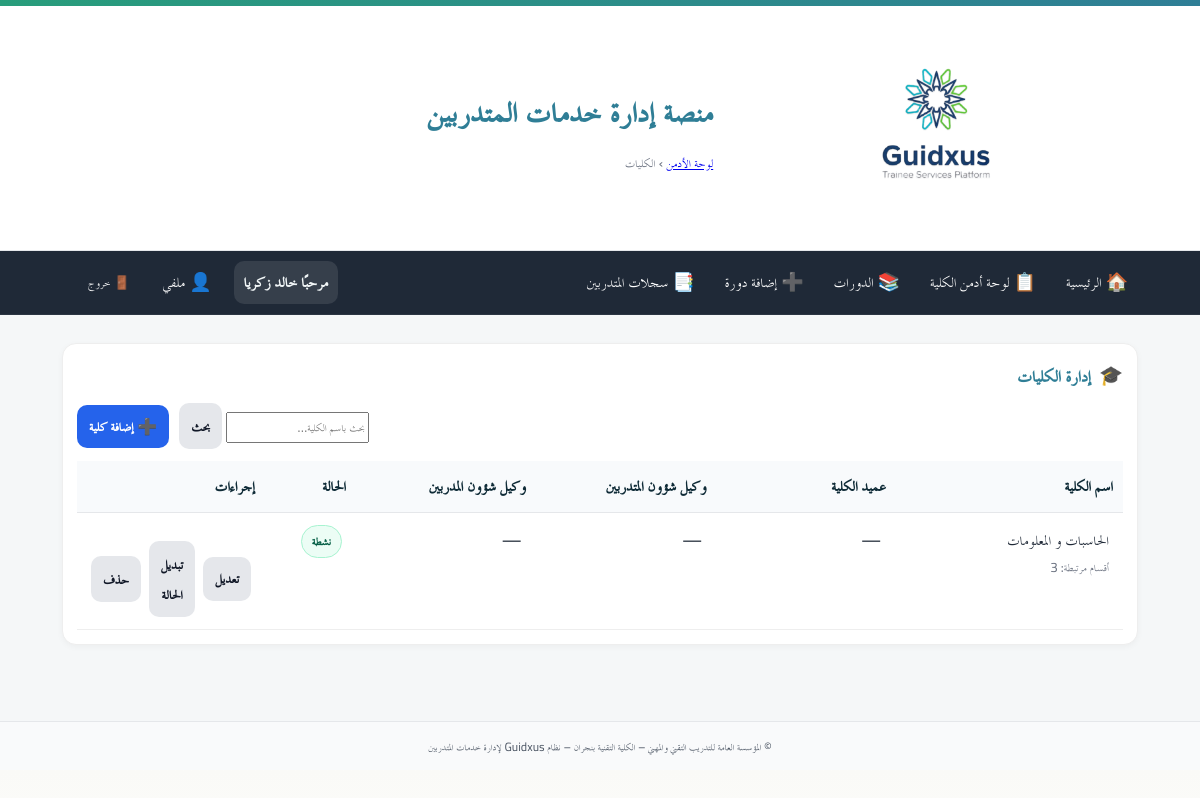
The app's page /admin/colleges/ (signed in) with its own data.
### app/models.py (models this page shows)
class User(Base):
    __tablename__ = "users"
    id = Column(Integer, primary_key=True, autoincrement=True)
    full_name = Column(String(255), nullable=False)
    username = Column(String(100), unique=True, nullable=False, index=True)
    password_hash = Column(String(255), nullable=False)
    is_admin = Column(Boolean, default=False, nullable=False)   # سوبر أدمن (صلاحيات كاملة)
    is_college_admin = Column(Boolean, default=False, nullable=False)  # أدمن كلية (صلاحيات في نطاق كلية واحدة)
    college_admin_college = Column(String(255), nullable=True)  # الكلية التي يديرها أدمن الكلية
    is_hod = Column(Boolean, default=False, nullable=False)      # رئيس قسم؟
    is_doc = Column(Boolean, default=False, nullable=False)      # 👈 طبيب الكلية (جديد)
    hod_college = Column(String(255), nullable=True)             # كلية رئيس القسم (إن وُجد)
    is_active = Column(Boolean, default=True, nullable=False)
    must_change_password = Column(Boolean, default=True, nullable=False)  # يجب تغيير كلمة المرور عند أول دخول
    created_at = Column(DateTime, server_default=func.now(), nullable=False)
    updated_at = Column(DateTime, onupdate=func.now())
    headed_departments = relationship(
        "Department",
        back_populates="head_user",
        foreign_keys="Department.head_user_id",
        lazy="selectin",
    )

class College(Base):
    __tablename__ = "colleges"
    id = Column(Integer, primary_key=True, index=True)
    name = Column(String(255), nullable=False)
    name_en = Column(String(255), nullable=True)                 # إنجليزي للطباعة
    name_print_ar = Column(String(255), nullable=True)           # عربي للطباعة (جديد)
    dean_name = Column(String(255), nullable=True)
    vp_students_name = Column(String(255), nullable=True)
    vp_trainers_name = Column(String(255), nullable=True)
    dean_sign_path = Column(Text, nullable=True)
    vp_students_sign_path = Column(Text, nullable=True)
    students_affairs_stamp_path = Column(Text, nullable=True)
    is_active = Column(Boolean, nullable=False, default=False)
    created_at = Column(DateTime, server_default=func.now(), nullable=False)
    updated_at = Column(DateTime, server_default=func.now(), onupdate=func.now(), nullable=False)

### app/routers/admin_colleges.py (the view)
@router.get("")
@router.get("/")
def colleges_list(
    request: Request,
    admin=Depends(require_admin),
    db: Session = Depends(get_db),
    q: Optional[str] = None,
):
    current_user = get_current_user(request, db)
    if current_user and current_user.is_college_admin and current_user.college_admin_college:
        db_items: List[College] = (
            db.query(College)
            .filter(College.name == current_user.college_admin_college)
            .order_by(College.name.asc())
            .all()
        )
    else:
        db_items: List[College] = db.query(College).order_by(College.name.asc()).all()
    existing_norm = {normalize(c.name): c for c in db_items}
    dept_names = get_distinct_dept_colleges_norm(db)
    items: List[dict] = []
    for c in db_items:
        items.append({
            "id": c.id,
            "name": c.name,
            "name_en": getattr(c, "name_en", None),
            "name_print_ar": getattr(c, "name_print_ar", None),
            "dean_name": c.dean_name,
            "vp_students_name": c.vp_students_name,
            "vp_trainers_name": c.vp_trainers_name,
            "is_active": bool(c.is_active),
            "is_virtual": False,
            "dean_sign_path": getattr(c, "dean_sign_path", None),
            "vp_students_sign_path": getattr(c, "vp_students_sign_path", None),
            "students_affairs_stamp_path": getattr(c, "students_affairs_stamp_path", None),
        })
    if not (current_user and current_user.is_college_admin):
        for name in dept_names:
            if name not in existing_norm:
                items.append({
                    "id": None,
                    "name": name,
                    "name_en": None,
                    "name_print_ar": None,
                    "dean_name": None,
                    "vp_students_name": None,
                    "vp_trainers_name": None,
                    "is_active": False,
                    "is_virtual": True,
                    "dean_sign_path": None,
                    "vp_students_sign_path": None,
                    "students_affairs_stamp_path": None,
                })
    if q:
        ql = q.strip()
        items = [it for it in items if ql in it["name"]]
    items.sort(key=lambda x: normalize(x["name"]))
    dep_counts_norm = deps_count_map_norm(db)
    return templates.TemplateResponse(
        "admin/colleges_list.html",
        {
            "request": request,
            "items": items,
            "q": q or "",
            "dep_counts_norm": dep_counts_norm,
            "error": None,
        },
    )

### app/templates/admin/colleges_list.html (shortened to what this page needs)
{% extends "base.html" %}
{% block breadcrumb %}
  <a href="/admin/">لوحة الأدمن</a> › <span>الكليات</span>
{% endblock %}
{% block content %}
<div class="card">
  <div class="card-head">
    <div class="card-icon">🎓</div>
    <h3>إدارة الكليات</h3>
  </div>
  <div class="toolbar">
    <form class="grow" method="get" action="/admin/colleges">
      <input type="search" name="q" value="{{ q }}" placeholder="بحث باسم الكلية…">
      <button class="btn btn-secondary" type="submit">بحث</button>
    </form>
    {% if not current_user or not current_user.is_college_admin %}
    <a class="btn btn-primary" href="/admin/colleges/new">➕ إضافة كلية</a>
    {% else %}
    <button class="btn btn-primary" disabled>➕ إضافة كلية</button>
    {% endif %}
  </div>
  <div class="table-wrap">
    <table class="tbl">
      <thead>
        <tr>
          <th style="width:24%">اسم الكلية</th>
          <th style="width:19%">عميد الكلية</th>
          <th style="width:19%">وكيل شؤون المتدربين</th>
          <th style="width:19%">وكيل شؤون المدربين</th>
          <th style="width:9%">الحالة</th>
          <th style="width:10%">إجراءات</th>
        </tr>
      </thead>
      <tbody>
        {% for c in items %}
        {% set norm = c.name.strip().split()|join(' ') %}
        <tr>
          <td>
            {{ c.name }}
            {% if dep_counts_norm.get(norm) %}
              <div class="muted" style="font-size:.85rem">أقسام مرتبطة: {{ dep_counts_norm.get(norm) }}</div>
            {% endif %}
          </td>
          <td>{{ c.dean_name or '—' }}</td>
          <td>{{ c.vp_students_name or '—' }}</td>
          <td>{{ c.vp_trainers_name or '—' }}</td>
          <td>
            {% if not c.is_virtual and c.is_active %}
              <span class="badge badge-on">نشطة</span>
            {% else %}
              <span class="badge badge-off">{{ 'غير نشطة' if not c.is_virtual else 'غير مُسجّلة' }}</span>
            {% endif %}
          </td>
          <td class="actions">
            {% if c.is_virtual %}
              <a class="btn btn-secondary" href="/admin/colleges/new?name={{ c.name | urlencode }}">إكمال البيانات</a>
            {% else %}
              <a class="btn btn-secondary" href="/admin/colleges/{{ c.id }}/edit">تعديل</a>
              <form method="post" action="/admin/colleges/{{ c.id }}/toggle" style="display:inline">
                <button class="btn btn-secondary" type="submit">تبديل الحالة</button>
              </form>
              <form method="post" action="/admin/colleges/{{ c.id }}/delete" style="display:inline" onsubmit="return confirm('سيتم حذف الكلية نهائيًا. متابعة؟')">
                <button class="btn btn-secondary" type="submit">حذف</button>
              </form>
            {% endif %}
          </td>
        </tr>
        {% else %}
        <tr>
          <td colspan="6" class="muted">لا توجد كليات مطابقة.</td>
        </tr>
        {% endfor %}
      </tbody>
    </table>
  </div>
</div>
{% endblock %}

### app/templates/base.html (shortened to what this page needs)
<!doctype html>
<html lang="ar" dir="rtl">
<head>
  <link rel="stylesheet" href="/static/css/app.css">
  <link rel="stylesheet" href="/static/css/custom.css">
</head>
<body>
  <header class="site-header">
    <div class="topband"></div>
    <div class="container header-inner">
      {% if ui_logo_url %}
        <img src="{{ ui_logo_url }}" alt="{{ app_name or 'Logo' }}" class="logo">
      {% else %}
        <img src="/static/images/logo.jpg" alt="{{ app_name or 'Logo' }}" class="logo">
      {% endif %}
      <div class="titles">
        <h1 class="site-title">{{ app_name or "منصة إدارة خدمات المتدربين" }}</h1>
        <div class="breadcrumb">{% block breadcrumb %}{% endblock %}</div>
      </div>
    </div>
  </header>
  <nav class="main-nav">
    <div class="nav-inner">
      <a href="/">🏠 الرئيسية</a>
      {% set cu = request.session.get('user') %}
      {% set display_name = (cu.get('full_name') if cu and cu.get('full_name') else (cu.get('username') if cu and cu.get('username') else 'مستخدم')) %}
      {% if cu %}
        {% if cu.get('is_college_admin') %}
          <a href="/admin/">📋 لوحة أدمن الكلية</a>
          <a href="/hod/courses">📚 الدورات</a>
          <a href="/hod/courses/new">➕ إضافة دورة</a>
          <a href="/hod/skills-record">📑 سجلات المتدربين</a>
        {% endif %}
        <div class="navbar-right">
          <span class="greeting">مرحبًا {{ display_name }}</span>
          <a href="/profile/" class="btn-link" title="ملفي الشخصي">👤 ملفي</a>
          <form method="post" action="/auth/logout" style="margin:0;">
            <button class="btn-link btn-logout" title="تسجيل الخروج">🚪 خروج</button>
          </form>
        </div>
      {% else %}
        <div class="nav-spacer"></div>
        <a href="/auth/login">🔐 تسجيل الدخول</a>
      {% endif %}
    </div>
  </nav>
  <main class="container">
    {% block content %}{% endblock %}
  </main>
  <footer class="site-footer">
    <div class="container">
      <small>
        {{ ui_footer or "© المؤسسة العامة للتدريب التقني والمهني – الكلية التقنية بنجران – نظام Guidxus لإدارة خدمات المتدربين" }}
      </small>
    </div>
  </footer>
</body>
</html>

### app/static/css/app.css (style rules this page uses)
:root { --tvtc-green-1:#7EC6A4; --tvtc-green-2:#289D7B; --tvtc-blue-1:#6BB6C8; --tvtc-blue-2:#2F7E96; --tvtc-gray-1:#F5F7F8; --tvtc-gray-2:#E5E7EA; --tvtc-gray-3:#6B7280; --tvtc-black:#1F2937; --tvtc-ivory:#FAFAF7; }
* { box-sizing:border-box; font-family:"Cairo","TraditionalArabicCustom","MajallaCustom","Noto Kufi Arabic","Segoe UI",Arial,sans-serif; }
body { margin:0; background:linear-gradient(180deg,var(--tvtc-ivory),#fff 220px,var(--tvtc-gray-1) 221px); color:var(--tvtc-black); font-size:18px; line-height:1.7; }
.container { max-width:1100px; margin-inline:auto; padding:16px; }
.site-header { background:#fff; border-bottom:1px solid var(--tvtc-gray-2); }
.header-inner { display:flex; align-items:center; gap:16px; padding-block:12px; }
.logo { height:56px; width:auto; filter: drop-shadow(0 1px 0 rgba(0,0,0,.05)); }
.site-title { margin:0; color:var(--tvtc-blue-2); font-weight:700; letter-spacing:.3px; }
.breadcrumb { color:var(--tvtc-gray-3); font-size:.9rem; }
.topband { height:6px; background:linear-gradient(90deg,var(--tvtc-green-2),var(--tvtc-blue-2)); }
.site-footer { margin-top:40px; background:#fff; border-top:1px solid var(--tvtc-gray-2); padding:16px; color:var(--tvtc-gray-3); text-align:center; }
.card { background:#fff; border:1px solid var(--tvtc-gray-2); border-radius:12px; padding:16px; margin-block:12px; box-shadow:0 2px 6px rgba(0,0,0,.04); }
.card-head { display:flex; align-items:center; gap:10px; margin-bottom:8px; }
.card-head h3 { margin:0; font-weight:800; color:var(--tvtc-blue-2); }
.card-icon { font-size:1.1rem; opacity:.9; }
.actions { display:flex; gap:12px; justify-content:flex-start; margin-top:16px; }
.btn { display:inline-block; padding:12px 18px; border-radius:10px; border:1px solid transparent; text-decoration:none; font-weight:800; font-size:1rem; cursor:pointer; }
.btn-primary { background:var(--tvtc-blue-2); color:#fff; }
.btn-secondary { background:#fff; color:var(--tvtc-blue-2); border-color:var(--tvtc-blue-2); }
.muted { color:var(--tvtc-gray-3); font-size:.95rem; }
.table-wrap { overflow:auto; }
table.tbl { width:100%; border-collapse:separate; border-spacing:0 8px; }
table.tbl thead th { background:#f8fafc; color:#0f2b37; padding:10px; font-weight:800; text-align:right; border-bottom:1px solid var(--tvtc-gray-2); }
table.tbl tbody tr { background:#fff; border:1px solid var(--tvtc-gray-2); }
table.tbl td { padding:10px; vertical-align:top; }
.badge { display:inline-block; padding:4px 8px; border-radius:999px; font-size:.85rem; font-weight:800; }
.main-nav { background: #1f2937; color: #fff; border-bottom: 1px solid rgba(255,255,255,.06); }
.main-nav .nav-inner { display: flex; gap: 10px; align-items: center; padding: 10px 12px; max-width: 1100px; margin: 0 auto; }
.main-nav a { color:#fff; text-decoration:none; padding:6px 10px; border-radius:8px; }
.main-nav form { margin-inline-start: auto; }
.btn-link { background: transparent; color: #fff; border: 0; cursor: pointer; padding: 6px 10px; border-radius: 8px; }

### app/static/css/custom.css (style rules this page uses)
.nav-inner a { display: inline-flex; align-items: center; gap: 6px; color: #fff; text-decoration: none; padding: 6px 10px; border-radius: 8px; }
.nav-inner .btn-link { display: inline-flex; align-items: center; gap: 6px; background: transparent; color: #fff; border: 0; cursor: pointer; padding: 6px 10px; border-radius: 8px; }
.navbar-right { display: flex; align-items: center; gap: 12px; }
.greeting { font-weight: 700; color: #f0f5f6; background: rgba(255, 255, 255, 0.10); padding: 6px 10px; border-radius: 10px; }
.btn-logout { margin-left: 40px; }
.btn-logout { margin-left: 16px; }
.card { background: #fff; border: 1px solid #eee; border-radius: 14px; padding: 14px; margin-bottom: 12px; }
.card-head { display: flex; align-items: center; gap: 8px; margin-bottom: 10px; }
.card-icon { font-size: 1.2rem; }
.actions { display: flex; gap: 8px; align-items: center; }
.btn { padding: 8px 12px; border-radius: 10px; border: 0; cursor: pointer; }
.btn-primary { background: #2563eb; color: #fff; }
.btn-secondary { background: #e5e7eb; color: #111827; }
.muted { color: #6b7280; }
.site-footer { background: #f9fafb; padding: 12px 0; text-align: center; font-size: .9rem; color: #4b5563; }

### records on screen
User: full_name "خالد زكريا"
College: name "الحاسبات و المعلومات", get "3", dean_name "—", vp_students_name "—", vp_trainers_name "—"

### other values on screen
{{ app_name or "منصة إدارة خدمات المتدربين" }} "منصة إدارة خدمات المتدربين"
